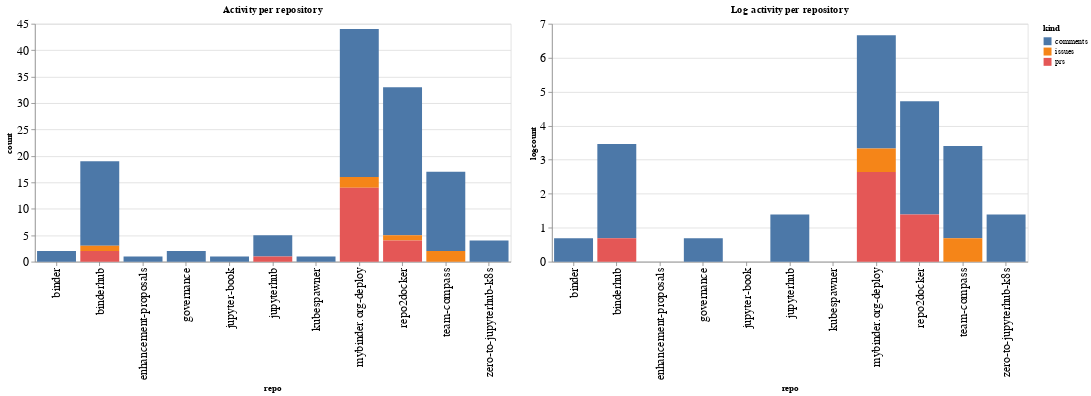

Notebook source saved alongside this figure:
### Code cell
ch1 = alt.Chart(repo_summaries, width=600, title="Activity per repository").mark_bar().encode(
    x='repo',
    y='count',
    color='kind',
    tooltip="kind"
)

ch2 = alt.Chart(repo_summaries, width=600, title="Log activity per repository").mark_bar().encode(
    x='repo',
    y='logcount',
    color='kind',
    tooltip="kind"
)

ch1 | ch2

### Figure 1 — Vega-Lite specification as saved in the notebook (floating-point values rounded to 4 significant figures)
{"config": {"axisLeft": {"labelFontSize": 15}, "axisBottom": {"labelFontSize": 15}}, "hconcat": [{"mark": "bar", "encoding": {"color": {"type": "nominal", "field": "kind"}, "tooltip": {"type": "nominal", "field": "kind"}, "x": {"type": "nominal", "field": "repo"}, "y": {"type": "quantitative", "field": "count"}}, "title": "Activity per repository", "width": 600}, {"mark": "bar", "encoding": {"color": {"type": "nominal", "field": "kind"}, "tooltip": {"type": "nominal", "field": "kind"}, "x": {"type": "nominal", "field": "repo"}, "y": {"type": "quantitative", "field": "logcount"}}, "title": "Log activity per repository", "width": 600}], "data": {"name": "data-7f35e4d5a8c9df8bfa668a8116d88e58"}, "$schema": "https://vega.github.io/schema/vega-lite/v4.8.1.json", "datasets": {"data-7f35e4d5a8c9df8bfa668a8116d88e58": [{"repo": "binder", "kind": "comments", "count": 2, "logcount": 0.6931}, {"repo": "binderhub", "kind": "comments", "count": 16, "logcount": 2.773}, {"repo": "binderhub", "kind": "issues", "count": 1, "logcount": 0.0}, {"repo": "binderhub", "kind": "prs", "count": 2, "logcount": 0.6931}, {"repo": "enhancement-proposals", "kind": "comments", "count": 1, "logcount": 0.0}, {"repo": "governance", "kind": "comments", "count": 2, "logcount": 0.6931}, {"repo": "jupyter-book", "kind": "comments", "count": 1, "logcount": 0.0}, {"repo": "jupyterhub", "kind": "comments", "count": 4, "logcount": 1.386}, {"repo": "jupyterhub", "kind": "prs", "count": 1, "logcount": 0.0}, {"repo": "kubespawner", "kind": "comments", "count": 1, "logcount": 0.0}, {"repo": "mybinder.org-deploy", "kind": "comments", "count": 28, "logcount": 3.332}, {"repo": "mybinder.org-deploy", "kind": "issues", "count": 2, "logcount": 0.6931}, {"repo": "mybinder.org-deploy", "kind": "prs", "count": 14, "logcount": 2.639}, {"repo": "repo2docker", "kind": "comments", "count": 28, "logcount": 3.332}, {"repo": "repo2docker", "kind": "issues", "count": 1, "logcount": 0.0}, {"repo": "repo2docker", "kind": "prs", "count": 4, "logcount": 1.386}, {"repo": "team-compass", "kind": "comments", "count": 15, "logcount": 2.708}, {"repo": "team-compass", "kind": "issues", "count": 2, "logcount": 0.6931}, {"repo": "zero-to-jupyterhub-k8s", "kind": "comments", "count": 4, "logcount": 1.386}]}}
